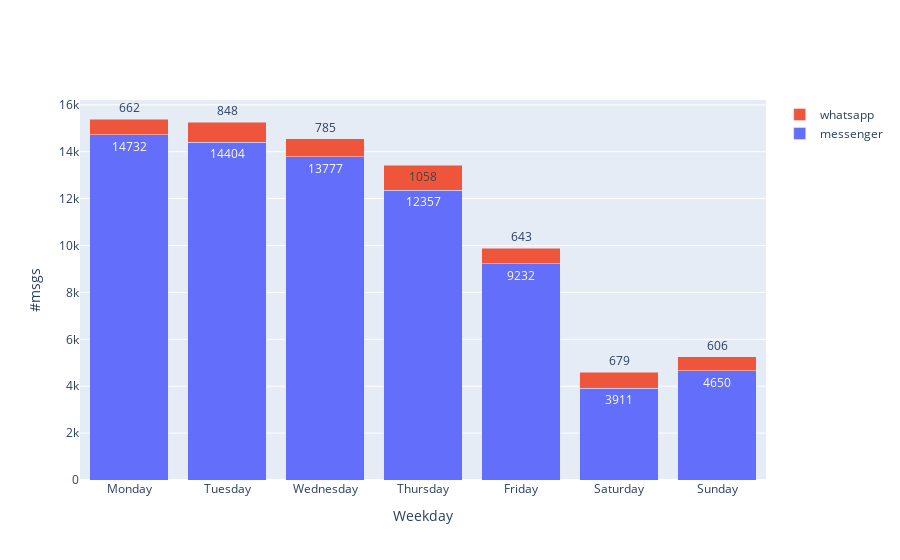

Here is the notebook cell this chart was saved with:
### Code cell
weekday = {}
weekday['messenger'] = %sql select weekday, weekday_idx, count(1) as cnts from messages where app = 'messenger' group by 1,2 order by 2;
weekday['whatsapp'] = %sql select weekday, weekday_idx, count(1) as cnts from messages where app = 'whatsapp' group by 1,2 order by 2;
render_plot(weekday, Axis('weekday', 'Weekday'), Axis('cnts', '#msgs'))

### Figure 1 — Plotly figure (JSON) as saved in the notebook; plotly's stock layout.template omitted (floating-point values rounded to 4 significant figures)
{"data": [{"name": "messenger", "text": [14732, 14404, 13777, 12357, 9232, 3911, 4650], "textposition": "auto", "type": "bar", "x": ["Monday", "Tuesday", "Wednesday", "Thursday", "Friday", "Saturday", "Sunday"], "y": [14732, 14404, 13777, 12357, 9232, 3911, 4650]}, {"name": "whatsapp", "text": [662, 848, 785, 1058, 643, 679, 606], "textposition": "auto", "type": "bar", "x": ["Monday", "Tuesday", "Wednesday", "Thursday", "Friday", "Saturday", "Sunday"], "y": [662, 848, 785, 1058, 643, 679, 606]}], "layout": {"barmode": "stack", "xaxis": {"title": {"text": "Weekday"}}, "yaxis": {"title": {"text": "#msgs"}}}}
